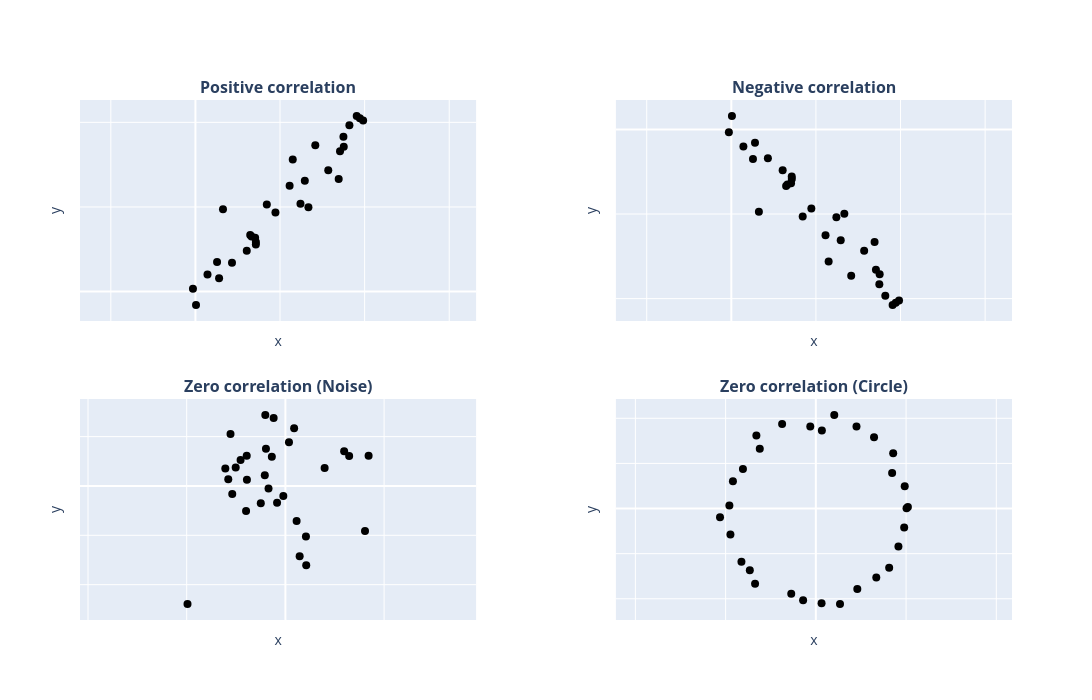

Here is the notebook cell this chart was saved with:
### Code cell
fig = make_subplots(
    rows=2, cols=2,
    subplot_titles=(
        "<b>Positive correlation</b>",
        "<b>Negative correlation</b>",
        "<b>Zero correlation (Noise)</b>",
        "<b>Zero correlation (Circle)</b>"
    ),
    horizontal_spacing=0.15,
    vertical_spacing=0.15
)

def add_scatter(x, y, row, col):
    fig.add_trace(
        go.Scatter(x=x, y=y, mode='markers', marker=dict(color='black', size=8), showlegend=False),
        row=row, col=col
    )

add_scatter(x_base, y_pos, 1, 1)
add_scatter(x_base, y_neg, 1, 2)
add_scatter(np.random.randn(N), np.random.randn(N), 2, 1)
add_scatter(x_circle, y_circle, 2, 2)

for i in range(1, 5):
    axis_name = f"x{i}" if i > 1 else "x"
    yaxis_name = f"yaxis{i}" if i > 1 else "yaxis"

    fig.layout[yaxis_name].update(
        scaleanchor=axis_name,
        scaleratio=1,
        showticklabels=False,
        title="y"
    )

    xaxis_name = f"xaxis{i}" if i > 1 else "xaxis"
    fig.layout[xaxis_name].update(
        showticklabels=False,
        title="x"
    )

fig.update_layout(height=700, width=1200)
fig.show()

### Figure 1 — Plotly figure (JSON) as saved in the notebook; plotly's stock layout.template omitted (floating-point values rounded to 4 significant figures)
{"data": [{"marker": {"color": "black", "size": 8}, "mode": "markers", "showlegend": false, "x": [1.63, 0.7142, 0.03615, 1.399, 2.161, -0.1454, 1.28, 3.035, 3.574, 3.318, 3.53, 3.238, 3.571, 4.73, 5.568, 4.22, 6.68, 6.209, 5.752, 7.085, 8.547, 6.466, 8.768, 7.851, 8.748, 9.718, 8.468, 9.913, 9.533, 9.101], "y": [4.867, 1.009, -0.7916, 0.7816, 1.7, 0.1692, 1.742, 2.414, 2.924, 3.253, 3.18, 3.339, 2.786, 4.677, 6.256, 5.152, 4.981, 5.191, 7.799, 8.643, 8.286, 6.548, 8.556, 7.175, 9.144, 10.25, 6.659, 10.11, 10.37, 9.822], "type": "scatter", "xaxis": "x", "yaxis": "y"}, {"marker": {"color": "black", "size": 8}, "mode": "markers", "showlegend": false, "x": [1.63, 0.7142, 0.03615, 1.399, 2.161, -0.1454, 1.28, 3.035, 3.574, 3.318, 3.53, 3.238, 3.571, 4.73, 5.568, 4.22, 6.68, 6.209, 5.752, 7.085, 8.547, 6.466, 8.768, 7.851, 8.748, 9.718, 8.468, 9.913, 9.533, 9.101], "y": [-4.867, -1.009, 0.7916, -0.7816, -1.7, -0.1692, -1.742, -2.414, -2.924, -3.253, -3.18, -3.339, -2.786, -4.677, -6.256, -5.152, -4.981, -5.191, -7.799, -8.643, -8.286, -6.548, -8.556, -7.175, -9.144, -10.25, -6.659, -10.11, -10.37, -9.822], "type": "scatter", "xaxis": "x2", "yaxis": "y2"}, {"marker": {"color": "black", "size": 8}, "mode": "markers", "showlegend": false, "x": [-1.007, 1.686, -0.3418, 0.177, -0.4071, -1.112, -0.3941, -0.7798, -0.7838, -0.1687, 0.227, 1.292, 1.19, -0.9081, -1.158, -0.275, -1.077, -0.7969, -0.4986, -1.217, 0.07245, -0.2381, 0.4219, 0.7951, -0.04165, 0.4163, -1.984, -0.4174, 0.2888, 1.613], "y": [0.3726, 0.6139, -0.05158, 1.171, 1.437, 1.051, 0.7562, 0.1276, 0.6144, -0.3404, -0.7077, 0.6092, 0.7011, 0.5282, 0.1365, 0.5925, -0.1604, -0.5093, -0.3513, 0.3518, 0.8844, 1.379, -1.607, 0.363, -0.2032, -1.022, -2.391, 0.2186, -1.424, -0.9112], "type": "scatter", "xaxis": "x3", "yaxis": "y3"}, {"marker": {"color": "black", "size": 8}, "mode": "markers", "showlegend": false, "x": [1.005, 0.9849, 0.8455, 0.857, 0.6449, 0.4504, 0.2043, 0.06669, -0.06166, -0.3739, -0.659, -0.6213, -0.8079, -0.919, -0.9581, -1.062, -0.9467, -0.8245, -0.7318, -0.6734, -0.2726, -0.1411, 0.06343, 0.2678, 0.4597, 0.6699, 0.8126, 0.9152, 0.9789, 1.02], "y": [0.00334, 0.2462, 0.3945, 0.6126, 0.7888, 0.9077, 1.036, 0.8645, 0.91, 0.9375, 0.8088, 0.6626, 0.4381, 0.3036, 0.03237, -0.09535, -0.2866, -0.5902, -0.685, -0.8339, -0.944, -1.016, -1.049, -1.057, -0.8929, -0.7633, -0.6557, -0.4202, -0.2111, 0.01591], "type": "scatter", "xaxis": "x4", "yaxis": "y4"}], "layout": {"xaxis": {"anchor": "y", "domain": [0.0, 0.425], "showticklabels": false, "title": {"text": "x"}}, "yaxis": {"anchor": "x", "domain": [0.575, 1.0], "scaleanchor": "x", "scaleratio": 1, "showticklabels": false, "title": {"text": "y"}}, "xaxis2": {"anchor": "y2", "domain": [0.575, 1.0], "showticklabels": false, "title": {"text": "x"}}, "yaxis2": {"anchor": "x2", "domain": [0.575, 1.0], "scaleanchor": "x2", "scaleratio": 1, "showticklabels": false, "title": {"text": "y"}}, "xaxis3": {"anchor": "y3", "domain": [0.0, 0.425], "showticklabels": false, "title": {"text": "x"}}, "yaxis3": {"anchor": "x3", "domain": [0.0, 0.425], "scaleanchor": "x3", "scaleratio": 1, "showticklabels": false, "title": {"text": "y"}}, "xaxis4": {"anchor": "y4", "domain": [0.575, 1.0], "showticklabels": false, "title": {"text": "x"}}, "yaxis4": {"anchor": "x4", "domain": [0.0, 0.425], "scaleanchor": "x4", "scaleratio": 1, "showticklabels": false, "title": {"text": "y"}}, "annotations": [{"font": {"size": 16}, "showarrow": false, "text": "<b>Positive correlation</b>", "x": 0.2125, "xanchor": "center", "xref": "paper", "y": 1.0, "yanchor": "bottom", "yref": "paper"}, {"font": {"size": 16}, "showarrow": false, "text": "<b>Negative correlation</b>", "x": 0.7875, "xanchor": "center", "xref": "paper", "y": 1.0, "yanchor": "bottom", "yref": "paper"}, {"font": {"size": 16}, "showarrow": false, "text": "<b>Zero correlation (Noise)</b>", "x": 0.2125, "xanchor": "center", "xref": "paper", "y": 0.425, "yanchor": "bottom", "yref": "paper"}, {"font": {"size": 16}, "showarrow": false, "text": "<b>Zero correlation (Circle)</b>", "x": 0.7875, "xanchor": "center", "xref": "paper", "y": 0.425, "yanchor": "bottom", "yref": "paper"}], "height": 700, "width": 1200}}
